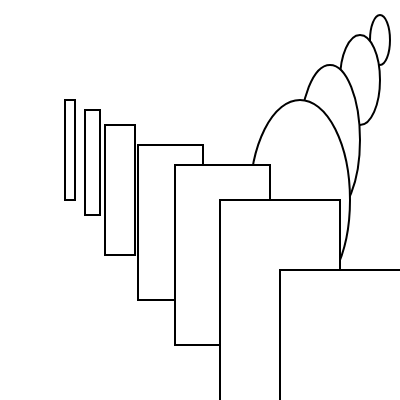
Frame 1 (no input)
Frame 60 (no input): identical to frame 1, image omitted
Frame 120 (the mouse pressed at the canvas centre since frame 60): identical to frame 1, image omitted

The p5.js sketch that drew this single still picture (run headless with seeded random() and noise() and a simulated clock; from frame 60 on, the mouse is pressed at the canvas centre):

// p5.js sketch
// ── sketch.js
function setup() {
  createCanvas(400, 400);
}

function draw() {
  background(255);
  stroke("black")
  strokeWeight(2)



ellipse(380, 40, 20, 50);
ellipse(360, 80 ,40, 90);
ellipse(330, 140 ,60, 150);
ellipse(300, 200 ,100, 200);




rect(65,100,10,100);
rect(85,110,15,105);
rect(105,125,30,130);
rect(138,145,65,155);
rect(175,165,95,180);
rect(220,200,120,220);
rect(280,270,190,2805);


}
